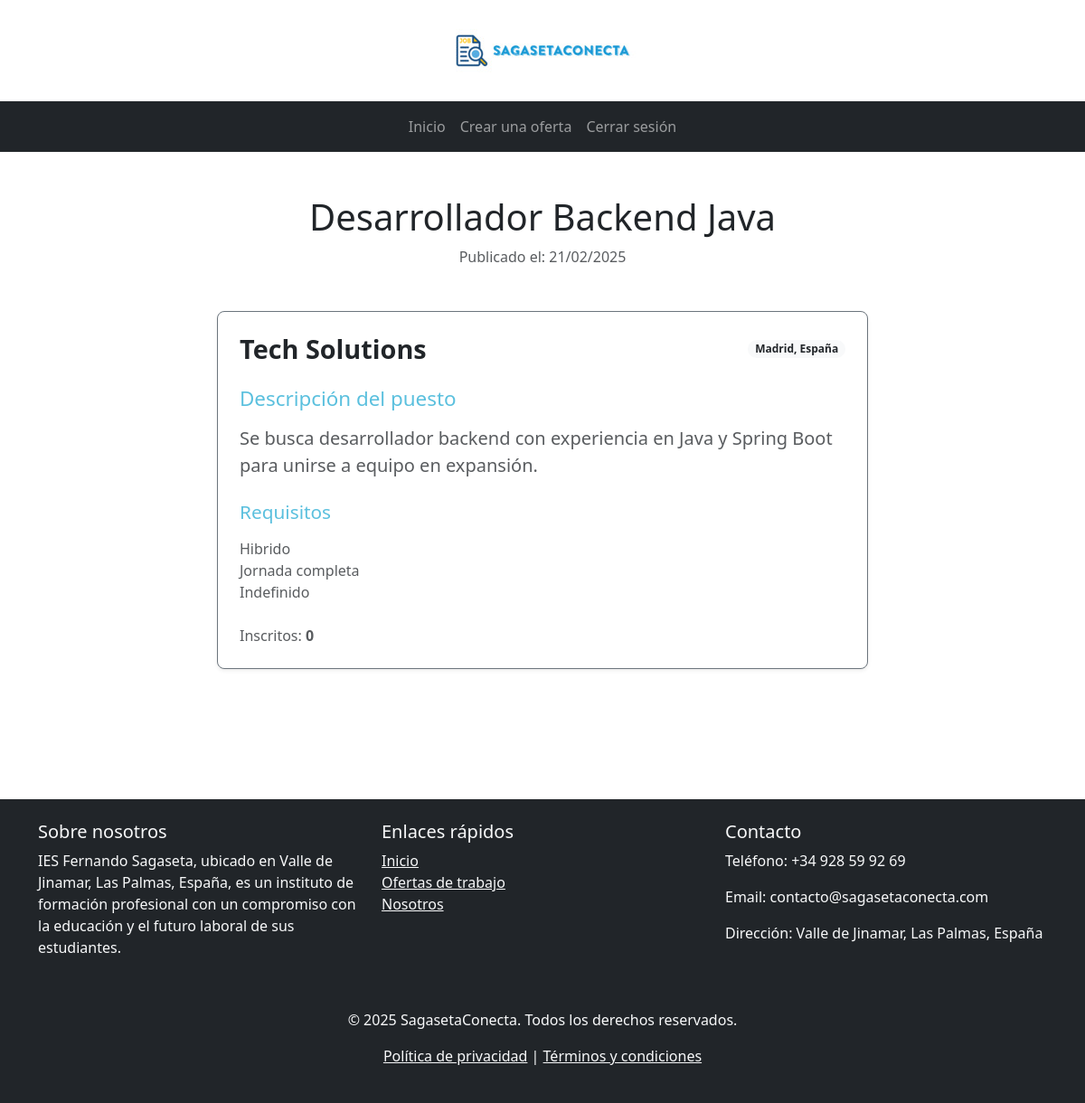
The app's page /src/usuario/oferta_detalle.php?slug=desarrollador-backend-java-madrid (signed in) with its own data.
### tables this page shows
CREATE TABLE `oferta_empleo` (
  `id` bigint(20) NOT NULL,
  `empresa_id` bigint(20) NOT NULL,
  `familia_id` bigint(20) NOT NULL,
  `titulo` varchar(255) NOT NULL,
  `descripcion` text NOT NULL,
  `fecha_publicacion` timestamp NOT NULL DEFAULT current_timestamp(),
  `verificado` tinyint(1) NOT NULL DEFAULT 0,
  `ubicacion` varchar(255) NOT NULL,
  `presencialidad` enum('Presencial','Hibrido','Remoto') NOT NULL,
  `jornada` enum('Por horas','Jornada completa','Jornada parcial') NOT NULL,
  `tipo_contrato` enum('Indefinido','Temporal','Por obra') NOT NULL,
  `estado` enum('Activo','Pendiente de verificar','Oculto') NOT NULL DEFAULT 'Pendiente de verificar',
  `slug` varchar(255) DEFAULT NULL
);

CREATE TABLE `empresa` (
  `id` bigint(20) NOT NULL,
  `nombre` varchar(255) NOT NULL,
  `CIF` varchar(255) NOT NULL,
  `email` varchar(255) NOT NULL,
  `password` varchar(255) NOT NULL,
  `verificado` tinyint(1) NOT NULL DEFAULT 0
);

### src/usuario/oferta_detalle.php (the view, shortened to what this page needs)
<?php
if (isset($_GET['slug'])) {
  $slug = $_GET['slug'];
  try {
    $conn = createConnection();
    $query = "SELECT * FROM oferta_empleo WHERE slug = :slug";
    $stmt = $conn->prepare($query);
    $stmt->bindParam(':slug', $slug);
    $stmt->execute();
    $oferta = $stmt->fetch(PDO::FETCH_ASSOC);
    $query = "SELECT nombre FROM empresa WHERE id = :empresa_id";
    $stmt = $conn->prepare($query);
    $stmt->bindParam(':empresa_id', $oferta['empresa_id']);
    $stmt->execute();
    $empresa = $stmt->fetch(PDO::FETCH_ASSOC);
    $query = "SELECT COUNT(1) AS total_inscripciones FROM inscripcion WHERE oferta_id = :oferta_id";
    $stmt = $conn->prepare($query);
    $stmt->bindParam(':oferta_id', $oferta['id']);
    $stmt->execute();
    $inscripciones = $stmt->fetch(PDO::FETCH_ASSOC);
    $totalInscripciones = $inscripciones['total_inscripciones'];
  } catch (PDOException $ex) {
    error_log("Error al conectar con la base de datos: " . $ex->getMessage());
    exit();
  } finally {
    $conn = null;
  }
} else {
  echo "Slug de oferta no proporcionado.";
  exit();
}
?>
<!DOCTYPE html>
<html lang="es">
<head>
  <link href="https://cdn.jsdelivr.net/npm/bootstrap@5.3.2/dist/css/bootstrap.min.css" rel="stylesheet">
</head>
<body class="d-flex flex-column min-vh-100">
  <header class="container text-center py-3">
    <img src="../assets/img/logo_size_long.jpg" alt="Logo" class="img-fluid w-70 w-md-50 w-lg-25 mx-auto d-block">
  </header>
  <nav class="navbar navbar-expand-md navbar-dark bg-dark">
    <div class="container">
      <div class="collapse navbar-collapse justify-content-center" id="navbarNav">
        <ul class="navbar-nav">
          <li class="nav-item">
            <a class="nav-link" href="./dashboard_empresa.php">Inicio</a>
          </li>
          <li class="nav-item">
            <a class="nav-link" href="./crear_oferta.php">Crear una oferta</a>
          </li>
          <li class="nav-item">
            <a class="nav-link" href="../auth/logout.php">Cerrar sesión</a>
          </li>
        </ul>
      </div>
    </div>
  </nav>
  <main class="container my-5">
    <h1 class="text-center"><?php echo htmlspecialchars($oferta['titulo']); ?></h1>
    <p class="text-muted text-center">Publicado el: <?php echo (new DateTime($oferta['fecha_publicacion']))->format('d/m/Y'); ?></p>
    <div class="container my-5">
      <div class="row justify-content-center">
        <div class="col-lg-8 col-md-10 col-sm-12">
          <div class="p-4 bg-white rounded-3 shadow-sm border border-1 border-secondary">
            <div class="d-flex justify-content-between align-items-center mb-4">
              <h1 class="fw-bold text-dark mb-0" style="font-size: 1.8rem;"><?php echo htmlspecialchars($empresa['nombre']); ?></h1>
              <span class="badge text-dark rounded-pill bg-light"><?php echo htmlspecialchars($oferta['ubicacion']); ?></span>
            </div>
            <div class="mb-4">
              <h3 class="mb-3" style="font-size: 1.4rem; color: #5bc0de;">Descripción del puesto</h3>
              <p class="fs-5 text-muted"><?php echo htmlspecialchars($oferta['descripcion']); ?></p>
            </div>
            <div class="mb-4">
              <h5 class="mb-3" style="font-size: 1.3rem; color: #5bc0de;">Requisitos</h5>
              <ul class="list-unstyled text-muted fs-6">
                <li><i class="bi bi-check-circle"></i> <?php echo htmlspecialchars($oferta['presencialidad']); ?></li>
                <li><i class="bi bi-check-circle"></i> <?php echo htmlspecialchars($oferta['jornada']); ?></li>
                <li><i class="bi bi-check-circle"></i> <?php echo htmlspecialchars($oferta['tipo_contrato']); ?></li>
              </ul>
            </div>
            <div class="d-flex justify-content-between align-items-center mt-4">
              <p class="text-muted mb-0">Inscritos: <strong><?php echo $totalInscripciones; ?></strong></p>
            </div>
          </div>
        </div>
      </div>
  </main>
  <footer class="bg-dark text-light py-4 mt-5">
    <div class="container">
      <div class="row">
        <div class="col-md-4 mb-3">
          <h5>Sobre nosotros</h5>
          <p>IES Fernando Sagaseta, ubicado en Valle de Jinamar, Las Palmas, España, es un instituto de formación profesional con un compromiso con la educación y el futuro laboral de sus estudiantes.</p>
        </div>
        <div class="col-md-4 mb-3">
          <h5>Enlaces rápidos</h5>
          <ul class="list-unstyled">
            <li><a href="../../index.php" class="text-light">Inicio</a></li>
            <li><a href="../../src/ofertas.php" class="text-light">Ofertas de trabajo</a></li>
            <li><a href="../../src/about.php" class="text-light">Nosotros</a></li>
          </ul>
        </div>
        <div class="col-md-4 mb-3">
          <h5>Contacto</h5>
          <p>Teléfono: +34 928 59 92 69</p>
          <p>Email: contacto@sagasetaconecta.com</p>
          <p>Dirección: Valle de Jinamar, Las Palmas, España</p>
        </div>
      </div>
      <div class="text-center mt-4">
        <p>&copy; 2025 SagasetaConecta. Todos los derechos reservados.</p>
        <p>
          <a href="../../src/assets/pdf/Política de Privacidad.pdf" class="text-light" target="_blank">Política de privacidad</a> |
          <a href="../../src/assets/pdf/Términos y Condiciones de Uso.pdf" class="text-light" target="_blank">Términos y condiciones</a>
        </p>
      </div>
    </div>
  </footer>
</body>
</html>

### src/usuario/oferta_detalle.php (style rules this page uses)
html { overflow-y: scroll; }
body { padding-right: 0; }

### records on screen
oferta_empleo: titulo "Desarrollador Backend Java", fecha_publicacion "21/02/2025", ubicacion "Madrid, España", descripcion "Se busca desarrollador backend con experiencia en Java y Spring Boot para unirse a equipo en expansión.", presencialidad "Hibrido", jornada "Jornada completa", tipo_contrato "Indefinido"
empresa: nombre "Tech Solutions"

### other values on screen
$totalInscripciones "0"
